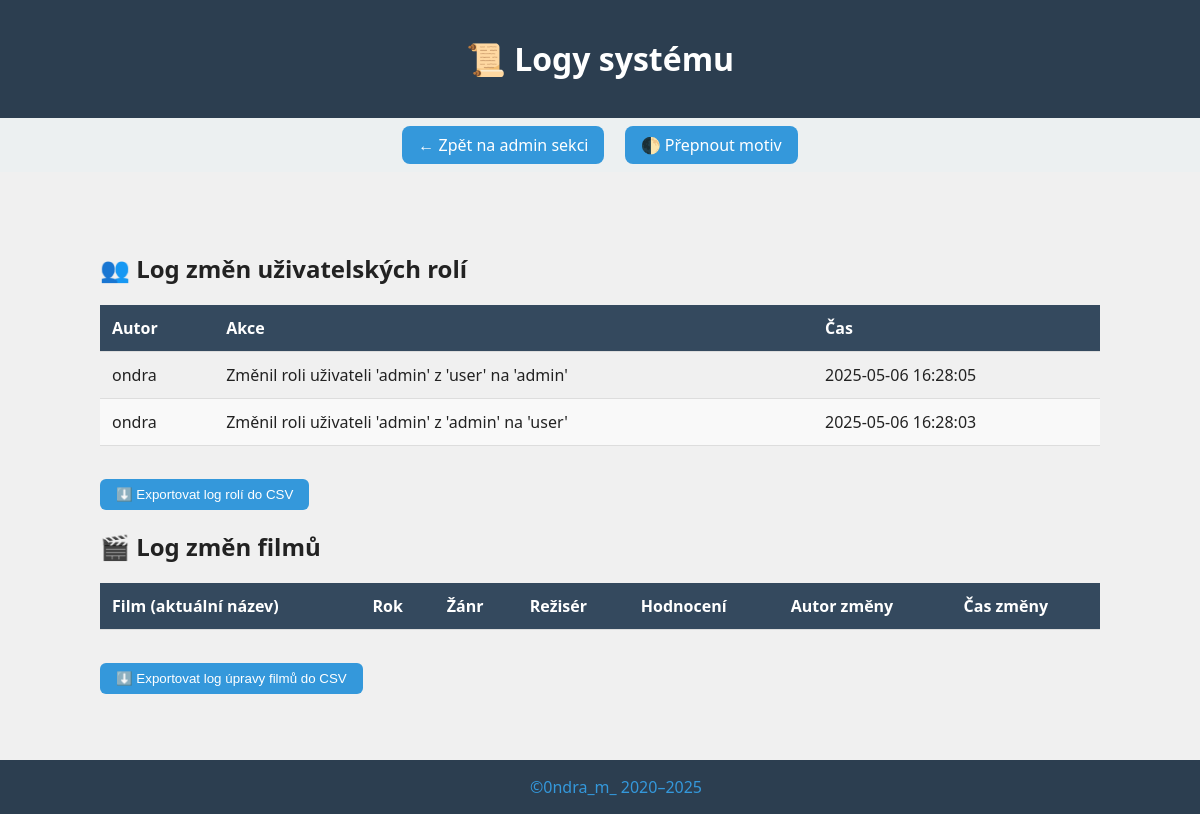
The page /logs.php (signed in) on the database as committed earlier.
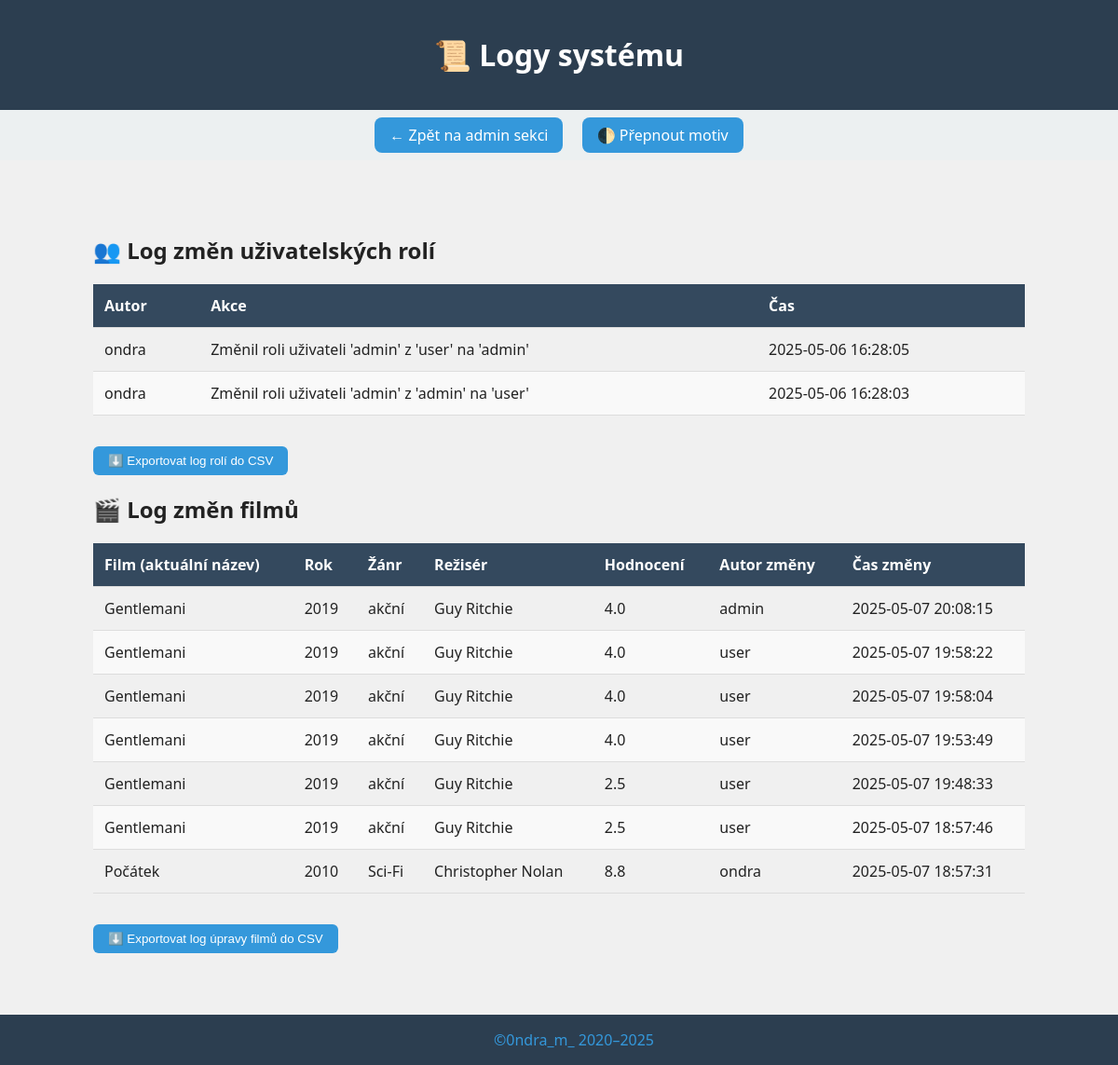
The same page on the database as committed later.
### tables this page shows
CREATE TABLE `logy` (
  `id` int(11) NOT NULL,
  `autor` varchar(50) NOT NULL,
  `akce` text NOT NULL,
  `cas` datetime DEFAULT current_timestamp()
);

CREATE TABLE `filmy_log` (
  `id` int(11) NOT NULL,
  `film_id` int(11) NOT NULL,
  `nazev` varchar(255) DEFAULT NULL,
  `rok` int(11) DEFAULT NULL,
  `zanr` varchar(100) DEFAULT NULL,
  `reziser` varchar(255) DEFAULT NULL,
  `hodnoceni` decimal(3,1) DEFAULT NULL,
  `popis` text DEFAULT NULL,
  `autor` varchar(50) DEFAULT NULL,
  `zmeneno` timestamp NOT NULL DEFAULT current_timestamp()
);

### logs.php (the view, shortened to what this page needs)
<?php
require 'db.php';
$logy_role = $conn->query("SELECT * FROM logy ORDER BY cas DESC LIMIT 50");
$logy_filmy = $conn->query("SELECT * FROM filmy_log ORDER BY zmeneno DESC LIMIT 50");
?>
<!DOCTYPE html>
<html lang="cs">
<head>
    <link rel="stylesheet" href="styles.css">
</head>
<body>
    <header>
        <h1>📜 Logy systému</h1>
    </header>
    <nav>
        <a class="button" href="admin.php">← Zpět na admin sekci</a>
        <a class="button" onclick="toggleTheme()">🌓 Přepnout motiv</a>
    </nav>
    <div class="container">
        <h2>👥 Log změn uživatelských rolí</h2>
        <?php if (!$logy_role): ?>
            <p style='color:red;'>Chyba při načítání logu rolí: <?= $conn->error ?></p>
        <?php else: ?>
            <div class="table-wrapper">
                <table class="admin-table">
                    <thead>
                        <tr>
                            <th>Autor</th>
                            <th>Akce</th>
                            <th>Čas</th>
                        </tr>
                    </thead>
                    <tbody>
                        <?php while ($log = $logy_role->fetch_assoc()): ?>
                            <tr>
                                <td><?= htmlspecialchars($log['autor']) ?></td>
                                <td><?= htmlspecialchars($log['akce']) ?></td>
                                <td><?= htmlspecialchars($log['cas']) ?></td>
                            </tr>
                        <?php endwhile; ?>
                    </tbody>
                </table>
            </div>
        <?php endif; ?>
        <form method="post" action="export_log.php" style="margin-top: 20px;">
            <button type="submit" class="button">⬇️ Exportovat log rolí do CSV</button>
        </form>
        <h2>🎬 Log změn filmů</h2>
        <?php if (!$logy_filmy): ?>
            <p style='color:red;'>Chyba při načítání logu filmů: <?= $conn->error ?></p>
        <?php else: ?>
            <div class="table-wrapper">
                <table class="admin-table">
                    <thead>
                        <tr>
                            <th>Film (aktuální název)</th>
                            <th>Rok</th>
                            <th>Žánr</th>
                            <th>Režisér</th>
                            <th>Hodnocení</th>
                            <th>Autor změny</th>
                            <th>Čas změny</th>
                        </tr>
                    </thead>
                    <tbody>
                        <?php while ($film_log = $logy_filmy->fetch_assoc()): ?>
                            <tr>
                                <td><?= htmlspecialchars($film_log['nazev']) ?></td>
                                <td><?= $film_log['rok'] ?></td>
                                <td><?= htmlspecialchars($film_log['zanr']) ?></td>
                                <td><?= htmlspecialchars($film_log['reziser']) ?></td>
                                <td><?= $film_log['hodnoceni'] ?></td>
                                <td><?= htmlspecialchars($film_log['autor']) ?></td>
                                <td><?= $film_log['zmeneno'] ?></td>
                            </tr>
                        <?php endwhile; ?>
                    </tbody>
                </table>
            </div>
        <?php endif; ?>
        <form method="post" action="export_filmy_log.php" style="margin-top: 20px;">
            <button type="submit" class="button">⬇️ Exportovat log úpravy filmů do CSV</button>
        </form>
    </div>
</body>
<footer>
    <a href="https://github.com/0ndraM">©0ndra_m_ 2020–<?= date("Y"); ?></a>
</footer>
</html>

### styles.css (style rules this page uses)
body { font-family: 'Segoe UI', sans-serif; background-color: #f0f0f0; color: #222; margin: 0; padding: 0; padding-bottom: 60px; }
header { background: #2c3e50; color: white; padding: 1em; text-align: center; }
nav { padding: 0,5em; text-align: center; background: #ecf0f1; }
nav .button { margin: 0.5em; padding: 0.5em 1em; background: #3498db; color: white; text-decoration: none; border-radius: 8px; }
.button { display: inline-block; background-color: #3498db; color: white; padding: 0.6em 1.2em; text-decoration: none; border-radius: 6px; margin-top: 1em; }
.container { padding: 2em; max-width: 1000px; margin: auto; padding: 60px 0 0 0; padding-bottom: 60px; }
.admin-table { width: 100%; border-collapse: collapse; margin-top: 1em; }
.admin-table th, .admin-table td { padding: 0.75em; text-align: left; border-bottom: 1px solid #ddd; }
.admin-table th { background-color: #34495e; color: white; }
.admin-table tr:nth-child(even) { background-color: #f9f9f9; }
form button { background-color: #2ecc71; color: white; border: none; padding: 0.6em 1.2em; border-radius: 5px; cursor: pointer; }
footer { background: #2c3e50; color: white; padding: 1em; text-align: center; position: fixed; bottom: 0; width: 100%; }
footer a { color: #3498db; text-decoration: none; }

Rows that differ between the two databases and show on the page:
added filmy_log: nazev "Gentlemani", rok "2019", zanr "akční", reziser "Guy Ritchie", hodnoceni "4.0", autor "admin", zmeneno "2025-05-07 20:08:15"
added filmy_log: nazev "Gentlemani", rok "2019", zanr "akční", reziser "Guy Ritchie", hodnoceni "4.0", autor "user", zmeneno "2025-05-07 19:58:22"
added filmy_log: nazev "Gentlemani", rok "2019", zanr "akční", reziser "Guy Ritchie", hodnoceni "4.0", autor "user", zmeneno "2025-05-07 19:58:04"
added filmy_log: nazev "Gentlemani", rok "2019", zanr "akční", reziser "Guy Ritchie", hodnoceni "4.0", autor "user", zmeneno "2025-05-07 19:53:49"
added filmy_log: nazev "Gentlemani", rok "2019", zanr "akční", reziser "Guy Ritchie", hodnoceni "2.5", autor "user", zmeneno "2025-05-07 19:48:33"
added filmy_log: nazev "Gentlemani", rok "2019", zanr "akční", reziser "Guy Ritchie", hodnoceni "2.5", autor "user", zmeneno "2025-05-07 18:57:46"
added filmy_log: nazev "Počátek", rok "2010", zanr "Sci-Fi", reziser "Christopher Nolan", hodnoceni "8.8", autor "ondra", zmeneno "2025-05-07 18:57:31"
